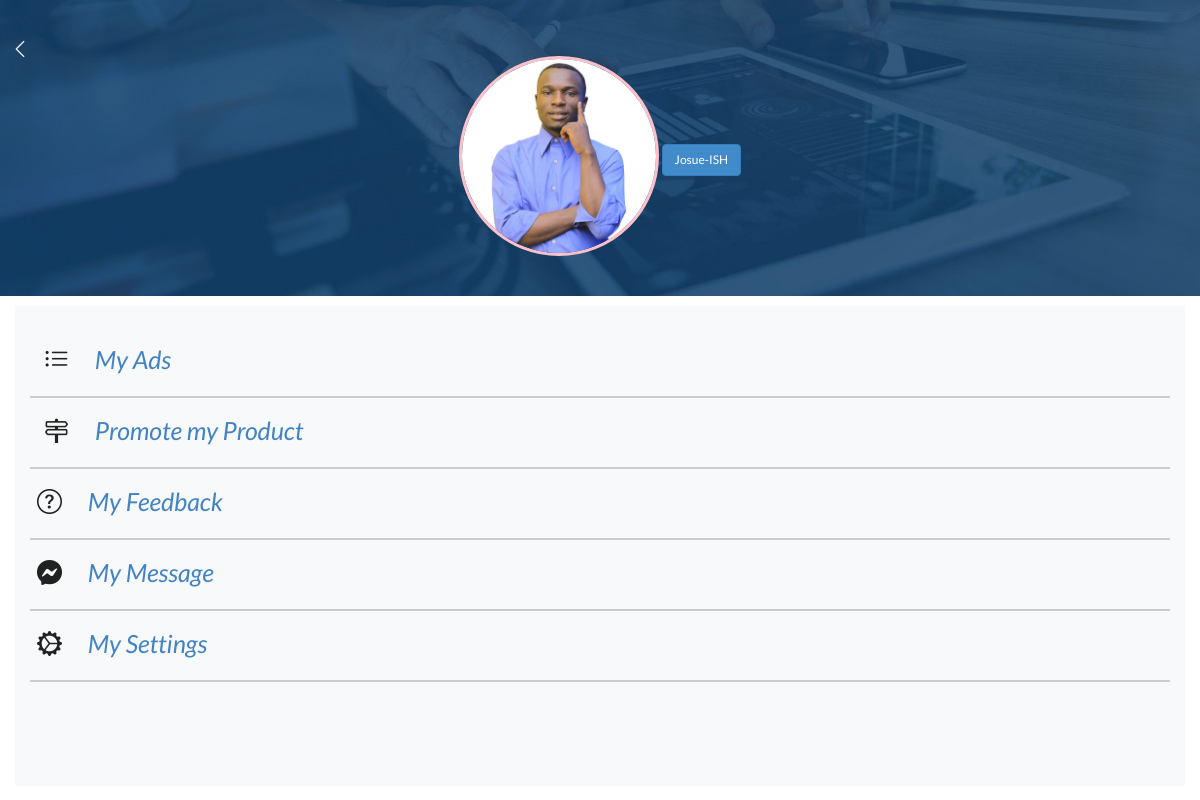
Screenshot of /accounts/profile (signed in) with the database file from the repository.
### Item/models.py (models this page shows, shortened)
class User(AbstractUser):
    gender = (
        ('O', 'Others'),
        ('M', 'Male'),
        ('F', 'Female')
    )
    dob         = models.DateTimeField(null=True)
    sex         = models.CharField(max_length=10, choices =gender, default='Others')
    picture     = models.ImageField(upload_to='profile/', null=False, blank=False)
    phone        = models.CharField(max_length=255, default='(000) 000 000 000')
    country     = CountryField()
    city        = models.CharField(max_length=255)
    district    = models.CharField(max_length=255, default='Kicukiro')

### Item/views.py (the view, shortened to what this page needs)
# urls.py: path('accounts/profile',Profile.as_view(), name='profile'),
class Profile(TemplateView):
    template_name = 'accounts/profile.html'
    def dispatch(self, request, *args, **kwargs):
        if request.user.is_authenticated and request.user:
            pass
        else:
            return redirect('account_login')
        return super().dispatch(request, *args, **kwargs)

### templates/accounts/profile.html (shortened to what this page needs)
{% extends 'base.html' %}
{% load static %}
{% block content%}
    <div class=" ">
        <div class="row">
            <div class="col-12 bg-light">
                <div class="profile-photo mt-0" style="text-align: center;">
                    <a href="/" class="nav-link h3"><i class="bi-chevron-left mr-4 text-light" style="position: absolute;left: 10px;"></i></a>
                    <img src="{{user.picture.url}}" alt="Profile Picture">
                    <h6 class="h6 btn btn-primary mt-2">
                        {{user.first_name}}-{{user.last_name}}
                    </h6>
                    <br class="br ">
                </div>
            </div>
            <div class="container col-12  bg-light pb-4 pt-4" style="">
                <div class="d-flex flex-column bd-highlight">
                    <div class="p-2 bd-highlight" style="border-bottom: 2px solid #ccc;"><i class="bi-list-ul  p-2"> <span class="p-4"> <a href="{% url 'Item:my-ads' %}">My Ads</a></span></i> </div>
                    <div class="p-2 bd-highlight" style="border-bottom: 2px solid #ccc;"><i class="bi bi-signpost-2  p-2"> <span class="p-4"> <a href="#">Promote my Product</a></span></i> </div>
                    <div class="p-2 bd-highlight" style="border-bottom: 2px solid #ccc;"><i class="bi-question-circle"> <span class="p-4"> <a href="profile/feedback">My Feedback</a></span></i></div>
                    <div class="p-2 bd-highlight" style="border-bottom: 2px solid #ccc;"><i class="bi-messenger"> <span class="p-4"> <a href="">My Message</a> </span></i></div>
                    <div class="p-2 bd-highlight" style="border-bottom: 2px solid #ccc;"><i class="bi-gear-wide-connected"> <span class="p-4"> <a href="{% url 'Item:setting' %}">My Settings</a></span></i></div>
                </div>
            </div>
        </div>
    </div>
{% endblock content%}

### static/css/main.css (style rules this page uses)
body { padding: 0px; margin: 0px; background: #dfdfe3; font-family: verdana, "sans-serif"; text-align: justify; box-sizing: border-box; }
* > body a { text-decoration: none; }
.h6 { font-size: 12px; }

### rows the page displays
User: picture (picture), first_name "Josue", last_name "ISH"
